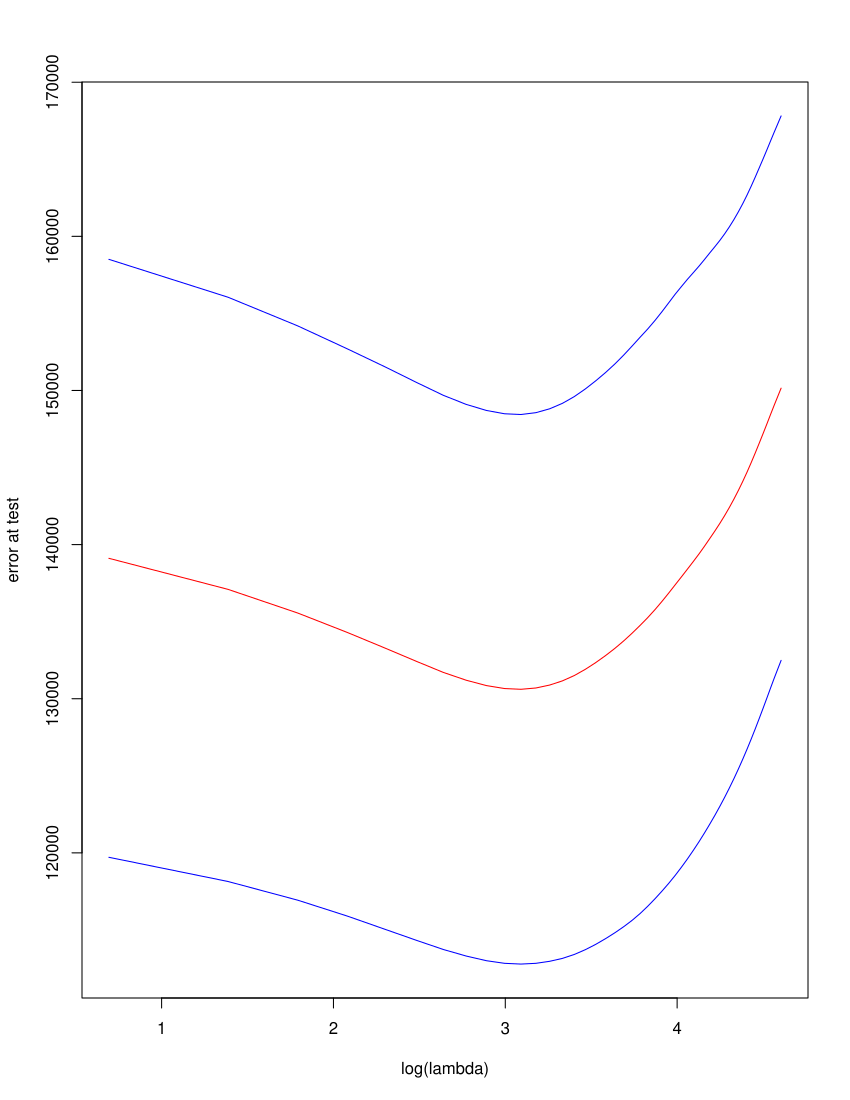

Here is the R script that generated this plot:
lambda.max=100
M=100
dec=round(lambda.max/50)
lambda.seq=seq(lambda.max,1,-dec)
r=length(lambda.seq)
SS.seq=array(0,dim=r)
SS2.seq=array(0,dim=r)

for(i in 1:M){
  index=sample(1:n,n)
  S.seq=cv.linear.lasso(X[index,],y[index])$S.seq
  SS.seq=SS.seq+S.seq
  SS2.seq=SS2.seq+S.seq^2
}

mid=SS.seq/M
sgm=sqrt(SS2.seq/(M-1)-mid^2)

plot(log(lambda.seq),mid,xlab="log(lambda)",ylab="error at test",
     ylim=c(min(mid-sgm),max(mid+sgm)),type="n")
lines(log(lambda.seq),mid+sgm,col="blue")
lines(log(lambda.seq),mid-sgm,col="blue")
lines(log(lambda.seq),mid,col="red")
